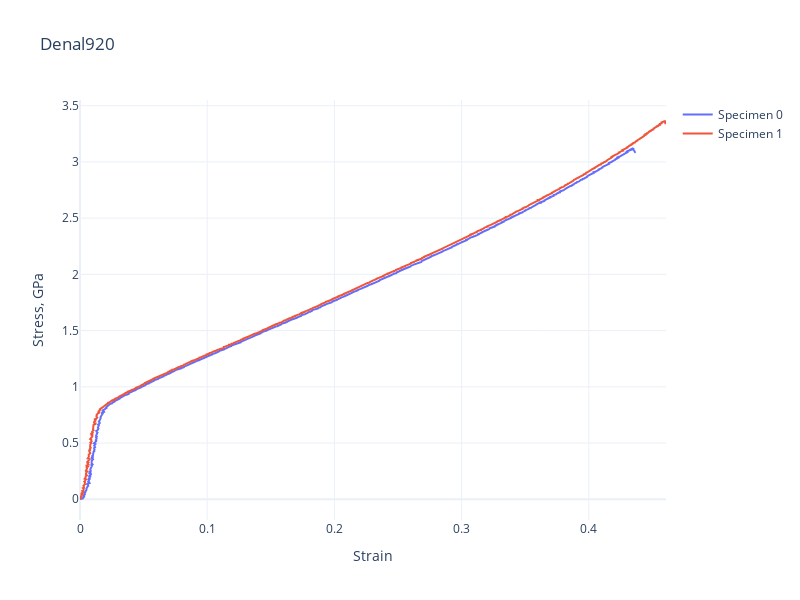

Write notebook code for a chart like this one.
### Code cell
fig1 = go.Figure()
fig1.update_layout(template = 'plotly_white', width=800, height=600, title = material)
for item in range(len(dimentions)):
    file = files[item]
    data = pd.read_csv(way+material+'/'+file, sep = '\t', header= 21)
    data = data[data.Untitled < -100]
    results = pd.DataFrame({'time': data.X_Value,
                            'stress': abs(data.Untitled)/dimentions.loc[item]['squere']/1e-6/1e+6,      ## MPa
                            'strain': abs(data['Untitled 3']-max(data['Untitled 3']))/dimentions.loc[item]['l0']})
    


    all_materials.update({f'{material}_{item}': results})
    fig1.add_trace(go.Scatter(x = results.strain, y = results.stress/1e+3, name = f'Specimen {item}'))
fig1.update_xaxes(title = 'Strain')
fig1.update_yaxes(title = 'Stress, GPa')
fig1.show()
fig1.write_html(way+material+'/'+material+ '.html')

### Figure 1 — Plotly figure (JSON) as saved in the notebook; plotly's stock layout.template omitted (floating-point values rounded to 4 significant figures; data arrays with more than 128 entries replaced by an {"elided": "..."} marker saying what was removed)
{"data": [{"name": "Specimen 0", "type": "scatter", "x": {"elided": "1208 float values"}, "y": {"elided": "1208 float values"}}, {"name": "Specimen 1", "type": "scatter", "x": {"elided": "1309 float values"}, "y": {"elided": "1309 float values"}}], "layout": {"height": 600, "title": {"text": "Denal920"}, "width": 800, "xaxis": {"title": {"text": "Strain"}}, "yaxis": {"title": {"text": "Stress, GPa"}}}}
